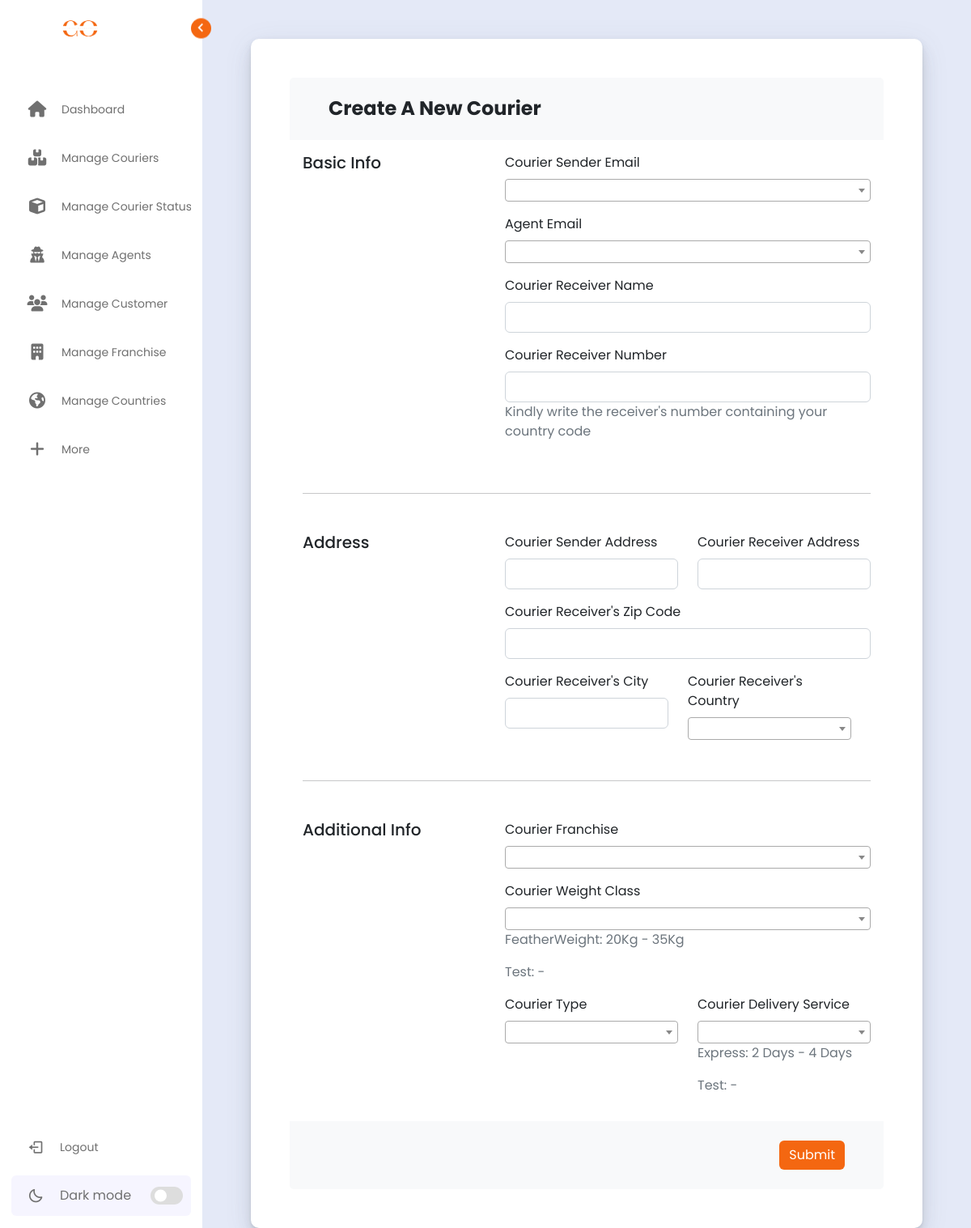
Page /admin/new-courier.php (signed in) on the committed database.
### tables this page shows
CREATE TABLE `weightclass` (
  `WeightClassId` int(10) UNSIGNED NOT NULL,
  `WeightClassName` varchar(100) NOT NULL,
  `WeightClassFromLimit` varchar(100) NOT NULL,
  `WeightClassToLimit` varchar(100) NOT NULL
);

CREATE TABLE `deliveryservice` (
  `DeliveryServiceId` int(10) UNSIGNED NOT NULL,
  `DeliveryServiceName` varchar(100) NOT NULL,
  `DeliveryServiceTimeFrom` varchar(50) NOT NULL,
  `DeliveryServiceTimeTo` varchar(50) NOT NULL
);

### admin/new-courier.php (the view, shortened to what this page needs)
<?php
include('../assets/template/admin/header.php');
include('../assets/modules/dbconnection.php');
$weight = $con->prepare('select WeightClassId, WeightClassName, WeightClassFromLimit,WeightClassToLimit from weightclass');
$weight->execute();
$weightRecord = $weight->fetchAll(PDO::FETCH_OBJ);
$deliveryService = $con->prepare('select DeliveryServiceId, DeliveryServiceName, DeliveryServiceTimeFrom, DeliveryServiceTimeTo from deliveryservice');
$deliveryService->execute();
$deliveryServiceRecord = $deliveryService->fetchAll(PDO::FETCH_OBJ);
?>
<link href="https://cdn.jsdelivr.net/npm/select2@4.1.0-rc.0/dist/css/select2.min.css" rel="stylesheet" />
<div class="container my-5">
  <div class="card mx-lg-5 p-lg-5">
    <form method="POST">
      <div class="card-header py-4 px-5 bg-light border-0">
        <h4 class="mb-0 fw-bold">Create A New Courier</h4>
      </div>
      <div class="card-body">
        <div class="row gx-xl-5">
          <div class="col-md-4">
            <h5>Basic Info</h5>
          </div>
          <div class="col-md-8">
            <div class="mb-3">
              <label class="form-label" for="courier-sender-email">Courier Sender Email</label>
            </div>
            <div class="mb-3">
              <label for="courier-agent-email" class="form-label">Agent Email</label>
            </div>
            <div class="mb-3">
              <label for="courier-receiver-name" class="form-label">Courier Receiver Name</label>
              <input type="text" name="courier-receiver-name" class="form-control" id="courier-receiver-name" required />
            </div>
            <div class="mb-3">
              <label for="courier-receiver-number" class="form-label">Courier Receiver Number</label>
              <input type="number" name="courier-receiver-number" class="form-control" id="courier-receiver-number" required />
              <p class="text-muted">Kindly write the receiver's number containing your country code</p>
            </div>
          </div>
        </div>
        <hr class="my-5" />
        <div class="row gx-xl-5">
          <div class="col-md-4">
            <h5>Address</h5>
          </div>
          <div class="col-md-8">
            <div class="row ">
              <div class="col-md-6">
                <div class="mb-3">
                  <label for="courier-sender-address" class="form-label">Courier Sender Address</label>
                  <input type="text" class="form-control" id="courier-sender-address" name="courier-sender-address" required />
                </div>
              </div>
              <div class="col-md-6">
                <label for="courier-receiver-address" class="form-label">Courier Receiver Address</label>
                <input type="text" class="form-control" id="courier-receiver-address" name="courier-receiver-address" required />
              </div>
              <div class="col-md-12 mb-3">
                <label for="courier-receiver-zip-code" class="form-label">Courier Receiver's Zip Code</label>
                <input type="text" class="form-control" id="courier-receiver-zip-code" name="courier-receiver-zip-code" required />
              </div>
              <div class="row">
                <div class="col-md-6 mb-3">
                  <label for="courier-receiver-city" class="form-label">Courier Receiver's City</label>
                  <input type="text" class="form-control" id="courier-receiver-city" name="courier-receiver-city" required />
                </div>
                <div class="col-md-6">
                  <label for="courier-receiver-country" class="form-label">Courier Receiver's Country</label>
                </div>
              </div>
            </div>
          </div>
        </div>
        <hr class="my-5" />
        <div class="row gx-xl-5">
          <div class="col-md-4">
            <h5>Additional Info</h5>
          </div>
          <div class="col-md-8">
            <div class="mb-3">
              <label for="courier-franchise-id" class="form-label">Courier Franchise</label>
            </div>
            <div class="mb-3">
              <label for="courier-weight-id" class="form-label">Courier Weight Class</label>
              <div>
                <?php
                foreach ($weightRecord as $row) {
                ?>
                  <p class="text-muted"><?php echo $row->WeightClassName ?>: <?php echo $row->WeightClassFromLimit ?> - <?php echo $row->WeightClassToLimit ?></p>
                <?php
                }
                ?>
              </div>
            </div>
            <div class="row">
              <div class="col-md-6">
                <div class="mb-3">
                  <label for="courier-type" class="form-label">Courier Type</label>
                </div>
              </div>
              <div class="col-md-6">
                <label for="courier-delivery-service" class="form-label">Courier Delivery Service</label>
                <div>
                  <?php
                  foreach ($deliveryServiceRecord as $row) {
                  ?>
                    <p class="text-muted"><?php echo $row->DeliveryServiceName ?>: <?php echo $row->DeliveryServiceTimeFrom ?> - <?php echo $row->DeliveryServiceTimeTo ?></p>
                  <?php
                  }
                  ?>
                </div>
              </div>
            </div>
          </div>
        </div>
      </div>
      <div class="card-footer text-end py-4 px-5 bg-light border-0">
        <button type="submit" class="btn btn-primary btn-rounded btn-submit" name="courier-submit">
          Submit
        </button>
      </div>
    </form>
  </div>
</div>
<?php
include('../assets/template/admin/footer.php');
?>

### assets/CSS/adminCSS/main-admin.css (style rules this page uses)
* { margin: 0; padding: 0; box-sizing: border-box; font-family: "Poppins", sans-serif; }
:root { --body-color: #e4e9f7; --sidebar-color: #fff; --primary-color: #f46711; --primary-color-light: #f6f5ff; --toggle-color: #ddd; --text-color: #707070; --tran-03: all 0.2s ease; --tran-03: all 0.3s ease; --tran-04: all 0.3s ease; --tran-05: all 0.3s ease; }
.btn-submit { background-color: var(--primary-color) !important; border: none !important; }
body { height: 100vh; background-color: var(--body-color) !important; transition: var(--tran-05); overflow-x: hidden; }

### assets/CSS/adminCSS/analytics.css (style rules this page uses)
.card { background-color: #fff; border-radius: 10px; border: none; position: relative; margin-bottom: 30px; box-shadow: 0 0.46875rem 2.1875rem rgba(90, 97, 105, 0.1), 0 0.9375rem 1.40625rem rgba(90, 97, 105, 0.1), 0 0.25rem 0.53125rem rgba(90, 97, 105, 0.12), 0 0.125rem 0.1875rem rgba(90, 97, 105, 0.1); }

### rows in the picture
weightclass: WeightClassName "FeatherWeight", WeightClassFromLimit "20Kg", WeightClassToLimit "35Kg"
weightclass: WeightClassName "Test"
deliveryservice: DeliveryServiceName "Express", DeliveryServiceTimeFrom "2 Days", DeliveryServiceTimeTo "4 Days"
deliveryservice: DeliveryServiceName "Test"
